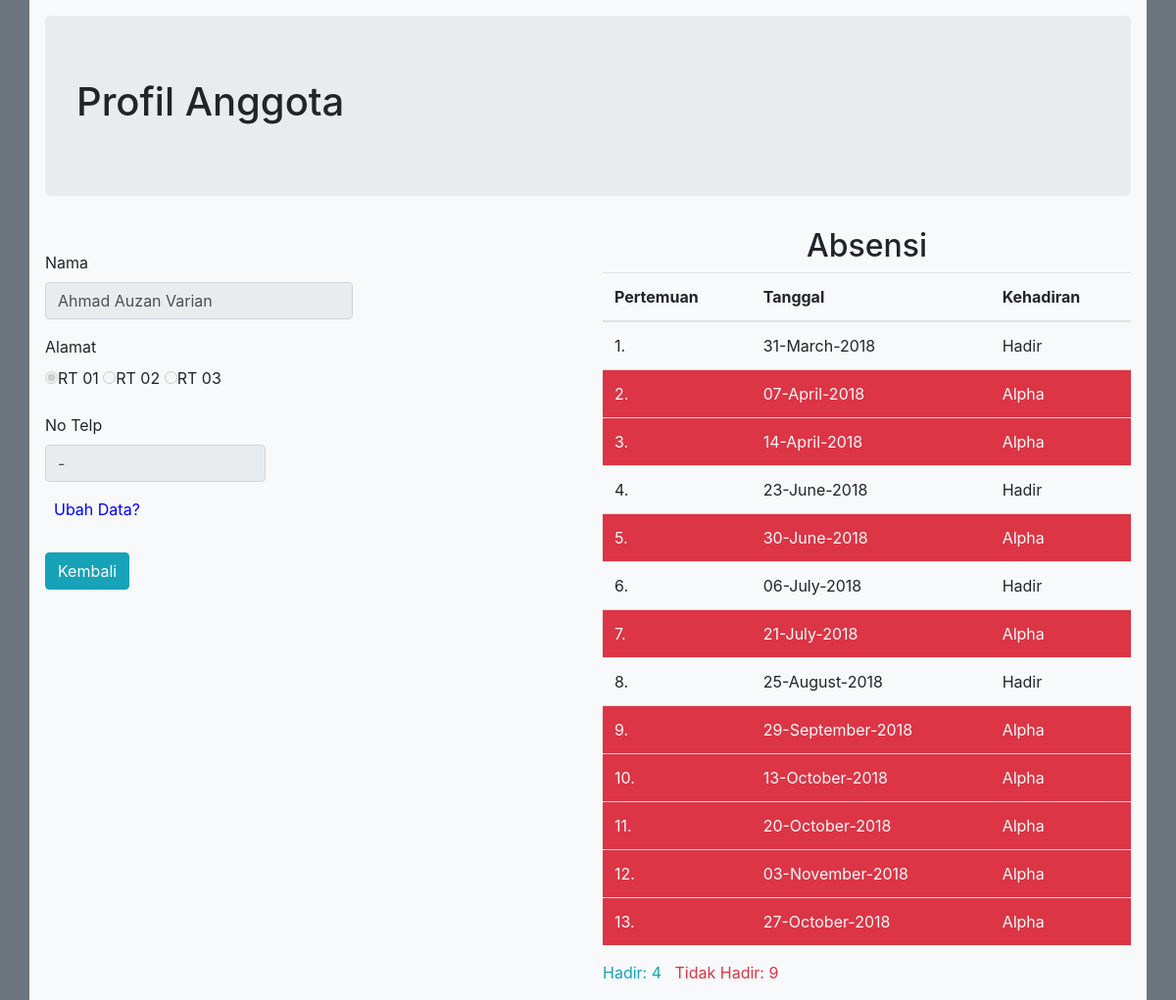
Screenshot of /index.php/Absensi/profil/54 with the database file from the repository.
### tables this page shows
CREATE TABLE `tbl_anggota` (
  `id` int(11) NOT NULL AUTO_INCREMENT,
  `nama` varchar(45) NOT NULL,
  `alamat` text NOT NULL,
  `notelp` varchar(13) NOT NULL,
  `foto` varchar(255) DEFAULT NULL,
  PRIMARY KEY (`id`)
);

CREATE TABLE `tbl_kehadiran` (
  `id_tgl` int(11) NOT NULL,
  `id` int(11) NOT NULL,
  `tanggal` date NOT NULL,
  `hadir` enum('Hadir','Alpha') NOT NULL,
  `id_muhadir` varchar(50) NOT NULL DEFAULT '',
  KEY `ID` (`id`)
);

### application/controllers/Absensi.php (called while the page is built, shortened)
<?php
class Absensi extends CI_Controller{
    public function __construct(){
        $this->load->model('absensi_model');
        $this->load->library('Pdf');
    }
    public function profil($id){
        $anggota = $this->absensi_model->GetWhere('tbl_anggota', array('id' => $id));
        $absensi = $this->absensi_model->query("SELECT *, DATE_FORMAT(tanggal,'%d-%M-%Y') as tanggal
                                                FROM tbl_anggota a, tbl_kehadiran b
                                                WHERE a.id=$id AND b.id=$id");
        $data = array(
            'id' => $anggota[0]['id'],
            'nama' => $anggota[0]['nama'],
            'alamat' => $anggota[0]['alamat'],
            'notelp' => $anggota[0]['notelp'],
            'foto' => $anggota[0]['foto'],
            'absensi' => $absensi
            );
        $this->load->view('profil_anggota', $data);
    }
}

### index.php (called while the page is built, shortened)
<?php
require_once BASEPATH.'core/CodeIgniter.php';

### application/models/Absensi_model.php (called while the page is built, shortened)
<?php
class Absensi_model extends CI_Model{
    public function query($query){
        $res=$this->db->query($query);
        return $res->result_array();
    }
}

### application/views/profil_anggota.php (the view, shortened to what this page needs)
<!DOCTYPE html>
<html>
<head>
    <link rel="stylesheet" href="https://maxcdn.bootstrapcdn.com/bootstrap/4.0.0/css/bootstrap.min.css">
</head>
<body class="bg-secondary">
	<div class="container bg-light" style="padding: 16px">
		<div class="jumbotron">
			<h1 id="">Profil Anggota</h1>
		</div>
        <div class="row">
            <div class="col-lg-6">
                <div class="text-center">
                </div>
                <form method="post" action="<?php echo base_url('index.php/Absensi/update'); ?>">
                <div class="form-group">
                    <label for="Nama">Nama</label>
                    <input name="nama" type="text" class="form-control col-sm-7 enable" id="nama" value="<?=$nama; ?>"disabled>
                </div>
                <div class="form-group">
                    <label for="alamat">Alamat</label><br>
                    <label class="radio-inline"><input class="enable" type="radio" name="alamat" value="RT 01" disabled<?php echo set_radio('alamat', 'RT 01', ($alamat == "RT 01")? true : false); ?>>RT 01</label>
                    <label class="radio-inline"><input class="enable" type="radio" name="alamat" value="RT 02" disabled<?php echo set_radio('alamat', 'RT 02', ($alamat == "RT 02")? true : false); ?>>RT 02</label>
                    <label class="radio-inline"><input class="enable" type="radio" name="alamat" value="RT 03" disabled<?php echo set_radio('alamat', 'RT 03', ($alamat == "RT 03")? true : false); ?>>RT 03</label>
                </div>
                <div class="form-group">
                    <label for="notelp">No Telp</label>
                    <input name="notelp" type="text" class="form-control col-sm-5 enable" id="notelp" value="<?=$notelp; ?>" disabled>
                </div>
                    <span id="ubah">Ubah Data?</span>
                </form>
                <a class="btn btn-info" href="<?= site_url('Absensi/daftar_anggota'); ?>" style="margin-top: 32px">Kembali</a>
             </div>
        <div class="col-lg-6">
            <h2 class="text-center">Absensi</h2>
               <table class="table">
                   <thead>
                        <th>Pertemuan</th>
                       <th>Tanggal</th>
                       <th>Kehadiran</th>
                   </thead>
                   <tbody>
                    <?php $no = 1; $hadir = 0; $alpha = 0 ?>
                    <?php foreach ($absensi as $rekord) { ?>
                       <?php if($rekord['hadir'] == "Alpha"){ ?>
                       <tr class="bg-danger text-light">
                            <td><?=$no.".";?></td>
                           <td><?=$rekord['tanggal'];?></td>
                           <td><?=$rekord['hadir'];?></td>
                       </tr>
                       <?php $alpha++; $no++; ?>
                       <?php }else{ ?>
                            <tr>
                            <td><?=$no.".";?></td>
                           <td><?=$rekord['tanggal'];?></td>
                           <td><?=$rekord['hadir'];?></td>
                       </tr>
                       <?php $hadir++; $no++; ?>
                        <?php } ?>
                    <?php } ?>
                   </tbody>
               </table>
               <span class="text-info">Hadir: <?=$hadir;?></span> &nbsp;  <span class="text-danger">Tidak Hadir: <?=$alpha;?></span>
        </div>
    </div>
</div>
</body>
</html>

### application/views/profil_anggota.php (style rules this page uses)
#ubah { color: blue; }

### rows the page displays
tbl_anggota: tanggal "31-March-2018", tbl_kehadiran.hadir "Hadir", tanggal "07-April-2018", tbl_kehadiran.hadir "Alpha", tanggal "14-April-2018", tanggal "23-June-2018", tanggal "30-June-2018", tanggal "06-July-2018", tanggal "21-July-2018", tanggal "25-August-2018", tanggal "29-September-2018", tanggal "13-October-2018", tanggal "20-October-2018", tanggal "03-November-2018", tanggal "27-October-2018"

### other values shown
$hadir "4"
$alpha "9"
